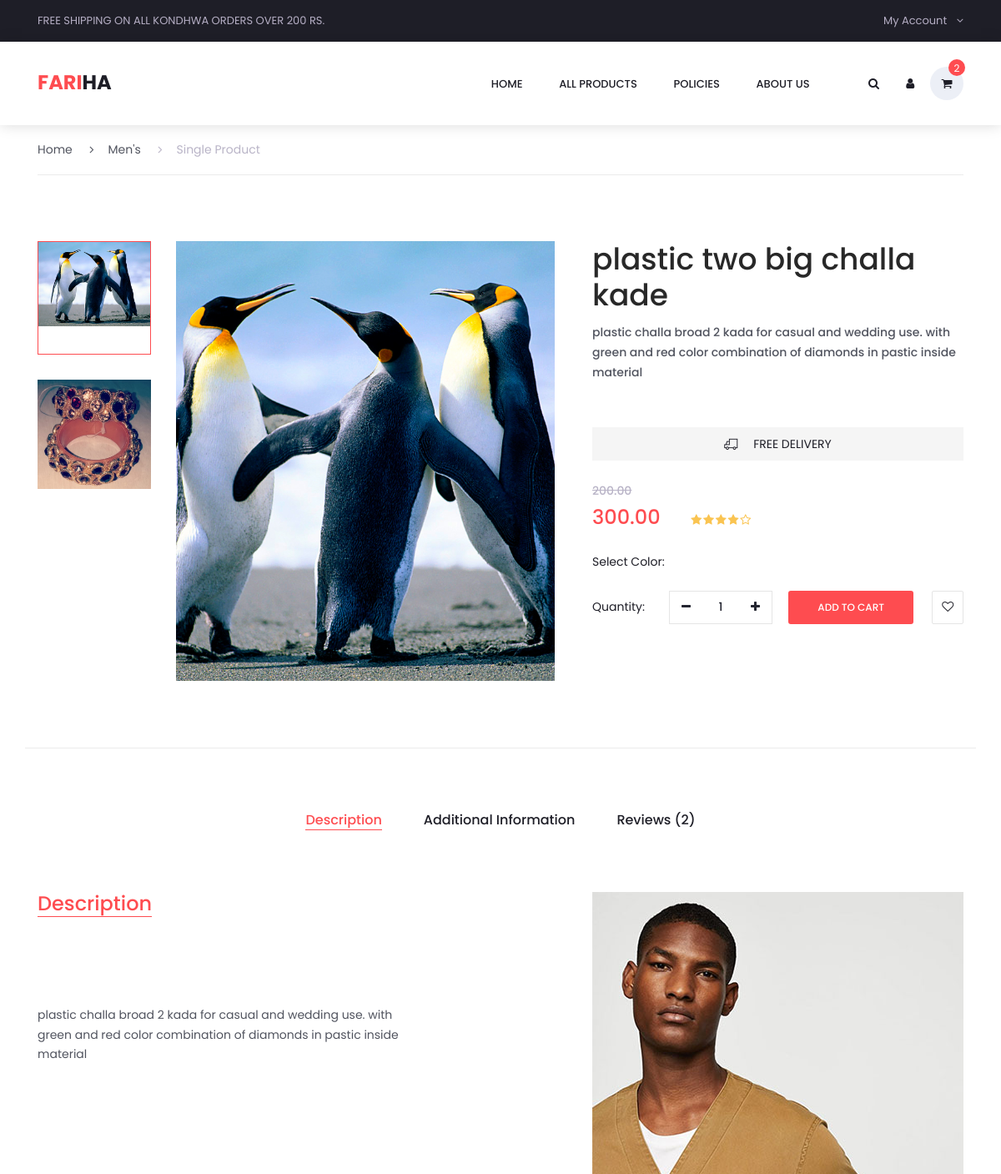
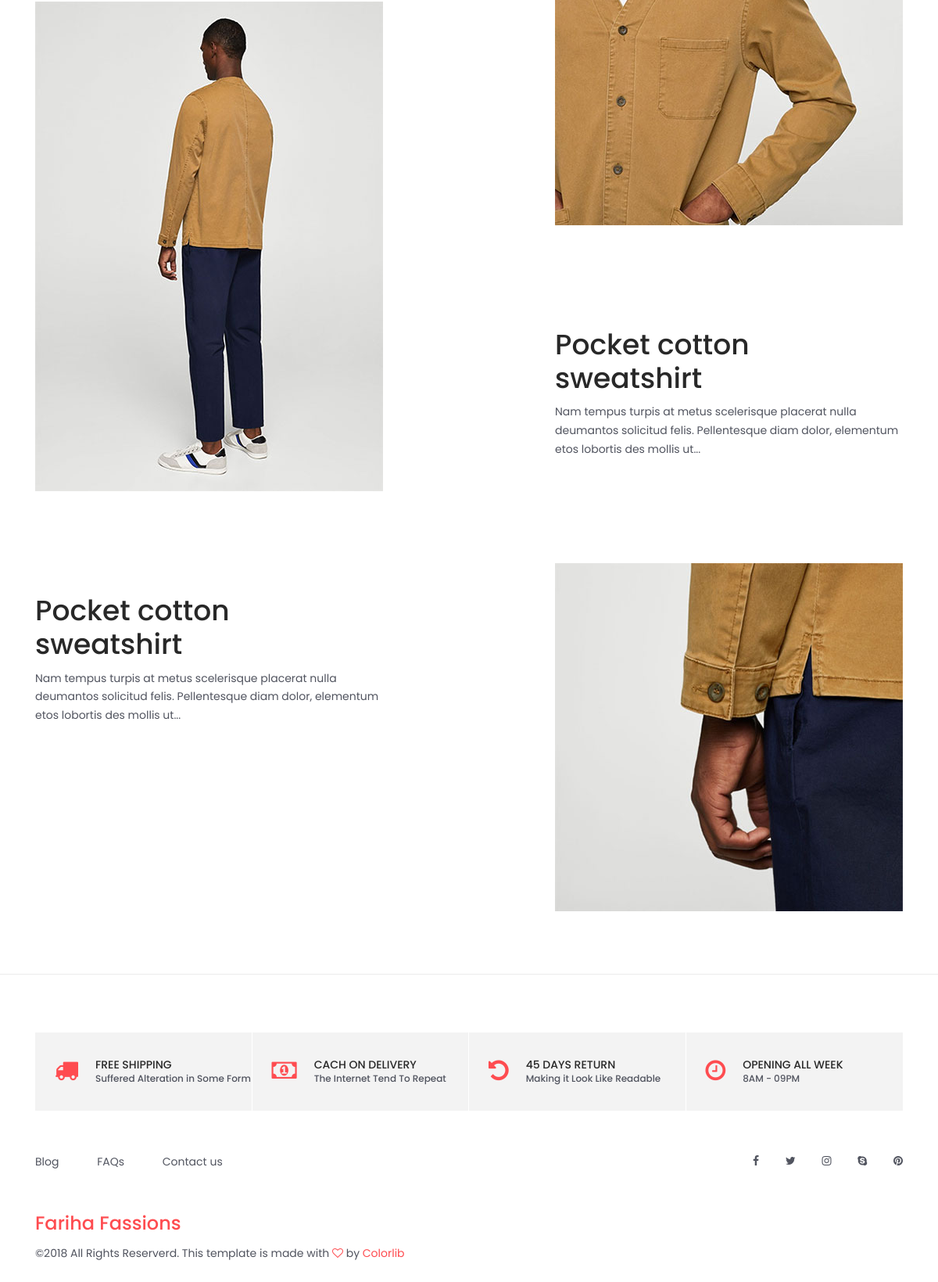
Page /products/detail/7/ on the committed database (2 pictures, top to bottom).
### portal/models.py (models this page shows, shortened)
class Product(models.Model):
    name = models.CharField(max_length=16)
    headline = models.CharField(max_length=48)
    details = models.TextField(blank=True)
    price = models.DecimalField(max_digits=6, decimal_places=2)
    actual_price = models.DecimalField(max_digits=6, decimal_places=2)
    sizes = models.ManyToManyField(Size)
    colors = models.ManyToManyField(Color)
    preference = models.PositiveSmallIntegerField(default=2, choices=PREFERENCE_CHOICES)
    categories = models.ManyToManyField(Category)
    tag = models.CharField(max_length=5, blank=True)
    available_pieces = models.PositiveSmallIntegerField(default=100)
    out_of_stock = models.BooleanField(default=False)
    created_on = models.DateTimeField(auto_now_add=True)
    updated_on = models.DateTimeField(auto_now=True)
    active = models.BooleanField(default=True)
    objects = ProductManager()
    @property
    def get_base_photo_url(self):
        return self.productphoto_set.get(base_photo=True).photo.url
    @property
    def get_non_base_photos(self):
        return self.productphoto_set.filter(base_photo=False)
    @property
    def get_color_names(self):
        return self.colors.values_list('name', flat=True)
    @property
    def get_size_names(self):
        return self.sizes.values_list('name', flat=True)

class ProductPhoto(models.Model):
    photo = models.ImageField(upload_to='products/product_photos/')
    color = models.ForeignKey(Color, on_delete=models.PROTECT)
    position = models.ForeignKey(PhotoPosition, on_delete=models.PROTECT)
    product = models.ForeignKey('Product', on_delete=models.PROTECT)
    base_photo = models.BooleanField(default=False)
    @property
    def get_photo_url(self):
        return self.photo.url

### portal/views.py (the view)
# urls.py: url(r'^products/detail/(?P<product_id>[0-9]+)/$', views.ProductDetailView.as_view(), name='product_detail'),
class ProductDetailView(DetailView):
    template_name = 'portal/product_detail.html'
    pk_url_kwarg = "product_id"
    context_object_name = 'product'
    model = Product
    def get_object(self, queryset=None):
        return super().get_object()

### portal/managers.py (called while the page is built)
    def get_queryset(self):
        return ProductQueryset(self.model, using=self.db)

### portal/templates/portal/product_detail.html (shortened to what this page needs)
{% extends "portal/base.html" %}
{% load static %}
{% block custom_links %}
<link rel="stylesheet" href="{% static "plugins/themify-icons/themify-icons.css" %}">
<link rel="stylesheet" type="text/css" href="{% static "plugins/jquery-ui-1.12.1.custom/jquery-ui.css" %}">
<link rel="stylesheet" type="text/css" href="{% static "styles/single_styles.css" %}">
<link rel="stylesheet" type="text/css" href="{% static "styles/single_responsive.css" %}">
{% endblock %}
{% block content %}
	<div class="container single_product_container">
        <div class="row">
        <div class="col">
            <div class="breadcrumbs d-flex flex-row align-items-center">
                <ul>
                    <li><a href="index.html">Home</a></li>
                    <li><a href="categories.html"><i class="fa fa-angle-right" aria-hidden="true"></i>Men's</a></li>
                    <li class="active"><a href="#"><i class="fa fa-angle-right" aria-hidden="true"></i>Single Product</a></li>
                </ul>
            </div>
        </div>
    </div>
		<div class="row">
			<div class="col-lg-7">
				<div class="single_product_pics">
					<div class="row">
						<div class="col-lg-3 thumbnails_col order-lg-1 order-2">
							<div class="single_product_thumbnails">
								<ul>
									<li class="active"><img src="{{ product.get_base_photo_url }}" alt="" data-image="{{ product.get_base_photo_url }}"></li>
                                    {% for photo in product.get_non_base_photos %}
                                        <li><img src="{{ photo.get_photo_url }}" alt="" data-image="{{ photo.get_photo_url }}"></li>
                                    {% endfor %}
								</ul>
							</div>
						</div>
						<div class="col-lg-9 image_col order-lg-2 order-1">
							<div class="single_product_image">
								<div class="single_product_image_background" style="background-image:url({{ product.get_base_photo_url }})"></div>
							</div>
						</div>
					</div>
				</div>
			</div>
			<div class="col-lg-5">
				<div class="product_details">
					<div class="product_details_title">
						<h2>{{ product.headline }}</h2>
						<p>{{ product.details }}</p>
					</div>
					<div class="free_delivery d-flex flex-row align-items-center justify-content-center">
						<span class="ti-truck"></span><span>free delivery</span>
					</div>
					<div class="original_price">{{ product.price }}</div>
					<div class="product_price">{{ product.actual_price }}</div>
					<ul class="star_rating">
						<li><i class="fa fa-star" aria-hidden="true"></i></li>
						<li><i class="fa fa-star" aria-hidden="true"></i></li>
						<li><i class="fa fa-star" aria-hidden="true"></i></li>
						<li><i class="fa fa-star" aria-hidden="true"></i></li>
						<li><i class="fa fa-star-o" aria-hidden="true"></i></li>
					</ul>
					<div class="product_color">
						<span>Select Color:</span>
					</div>
					<div class="quantity d-flex flex-column flex-sm-row align-items-sm-center">
						<span>Quantity:</span>
						<div class="quantity_selector">
							<span class="minus"><i class="fa fa-minus" aria-hidden="true"></i></span>
							<span id="quantity_value">1</span>
							<span class="plus"><i class="fa fa-plus" aria-hidden="true"></i></span>
						</div>
						<div class="red_button add_to_cart_button"><a href="#">add to cart</a></div>
						<div class="product_favorite d-flex flex-column align-items-center justify-content-center"></div>
					</div>
				</div>
			</div>
		</div>
	</div>
	<div class="tabs_section_container">
		<div class="container">
			<div class="row">
				<div class="col">
					<div class="tabs_container">
						<ul class="tabs d-flex flex-sm-row flex-column align-items-left align-items-md-center justify-content-center">
							<li class="tab active" data-active-tab="tab_1"><span>Description</span></li>
							<li class="tab" data-active-tab="tab_2"><span>Additional Information</span></li>
							<li class="tab" data-active-tab="tab_3"><span>Reviews (2)</span></li>
						</ul>
					</div>
				</div>
			</div>
			<div class="row">
				<div class="col">
					<div id="tab_1" class="tab_container active">
						<div class="row">
							<div class="col-lg-5 desc_col">
								<div class="tab_title">
									<h4>Description</h4>
								</div>
								<div class="tab_text_block">
									<p>{{ product.details }}</p>
								</div>
								<div class="tab_image">
									<img src="images/desc_1.jpg" alt="">
								</div>
								<div class="tab_text_block">
									<h2>Pocket cotton sweatshirt</h2>
									<p>Nam tempus turpis at metus scelerisque placerat nulla deumantos solicitud felis. Pellentesque diam dolor, elementum etos lobortis des mollis ut...</p>
								</div>
							</div>
							<div class="col-lg-5 offset-lg-2 desc_col">
								<div class="tab_image">
									<img src="images/desc_2.jpg" alt="">
								</div>
								<div class="tab_text_block">
									<h2>Pocket cotton sweatshirt</h2>
									<p>Nam tempus turpis at metus scelerisque placerat nulla deumantos solicitud felis. Pellentesque diam dolor, elementum etos lobortis des mollis ut...</p>
								</div>
								<div class="tab_image desc_last">
									<img src="images/desc_3.jpg" alt="">
								</div>
							</div>
						</div>
					</div>
				</div>
			</div>
		</div>
	</div>
	<div class="benefit">
		<div class="container">
			<div class="row benefit_row">
				<div class="col-lg-3 benefit_col">
					<div class="benefit_item d-flex flex-row align-items-center">
						<div class="benefit_icon"><i class="fa fa-truck" aria-hidden="true"></i></div>
						<div class="benefit_content">
							<h6>free shipping</h6>
							<p>Suffered Alteration in Some Form</p>
						</div>
					</div>
				</div>
				<div class="col-lg-3 benefit_col">
					<div class="benefit_item d-flex flex-row align-items-center">
						<div class="benefit_icon"><i class="fa fa-money" aria-hidden="true"></i></div>
						<div class="benefit_content">
							<h6>cach on delivery</h6>
							<p>The Internet Tend To Repeat</p>
						</div>
					</div>
				</div>
				<div class="col-lg-3 benefit_col">
					<div class="benefit_item d-flex flex-row align-items-center">
						<div class="benefit_icon"><i class="fa fa-undo" aria-hidden="true"></i></div>
						<div class="benefit_content">
							<h6>45 days return</h6>
							<p>Making it Look Like Readable</p>
						</div>
					</div>
				</div>
				<div class="col-lg-3 benefit_col">
					<div class="benefit_item d-flex flex-row align-items-center">
						<div class="benefit_icon"><i class="fa fa-clock-o" aria-hidden="true"></i></div>
						<div class="benefit_content">
							<h6>opening all week</h6>
							<p>8AM - 09PM</p>
						</div>
					</div>
				</div>
			</div>
		</div>
	</div>
{% endblock %}

### rows in the picture
Product: get_base_photo_url (picture), headline "plastic two big challa kade", details "plastic challa broad 2 kada for casual and wedding use. with green and red color combination of diamonds in pastic inside material", price "200.00", actual_price "300.00"
ProductPhoto: get_photo_url (picture)
